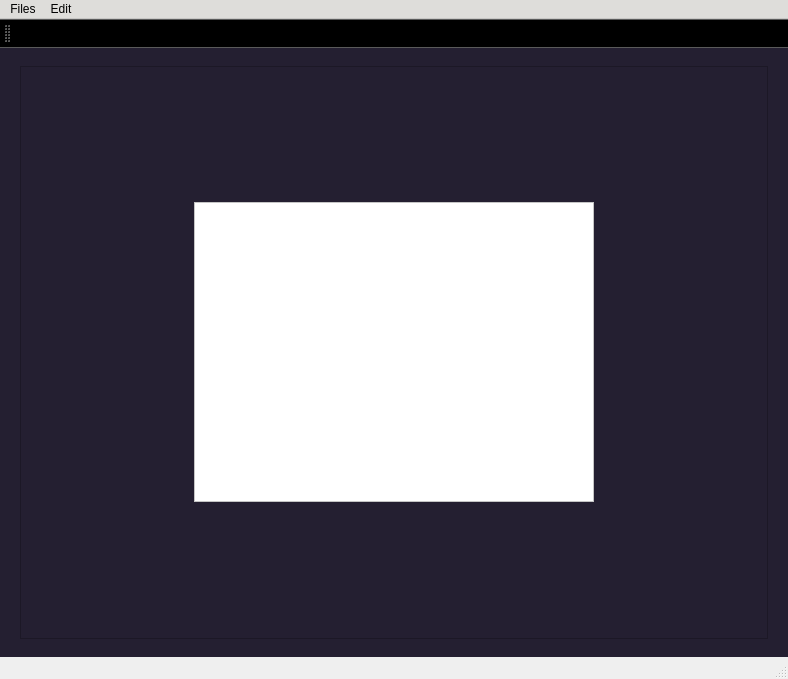
<?xml version="1.0" encoding="UTF-8"?>
<ui version="4.0">
 <class>MainWindow</class>
 <widget class="QMainWindow" name="MainWindow">
  <property name="geometry">
   <rect>
    <x>0</x>
    <y>0</y>
    <width>788</width>
    <height>679</height>
   </rect>
  </property>
  <property name="sizePolicy">
   <sizepolicy hsizetype="Expanding" vsizetype="Fixed">
    <horstretch>0</horstretch>
    <verstretch>0</verstretch>
   </sizepolicy>
  </property>
  <property name="windowTitle">
   <string>MainWindow</string>
  </property>
  <property name="styleSheet">
   <string notr="true"/>
  </property>
  <widget class="QWidget" name="centralwidget">
   <property name="styleSheet">
    <string notr="true">background-color: rgb(36, 31, 49);</string>
   </property>
   <layout class="QVBoxLayout" name="verticalLayout">
    <property name="leftMargin">
     <number>20</number>
    </property>
    <property name="topMargin">
     <number>18</number>
    </property>
    <property name="rightMargin">
     <number>20</number>
    </property>
    <property name="bottomMargin">
     <number>18</number>
    </property>
    <item>
     <widget class="QFrame" name="frame">
      <property name="frameShape">
       <enum>QFrame::StyledPanel</enum>
      </property>
      <property name="frameShadow">
       <enum>QFrame::Raised</enum>
      </property>
      <property name="lineWidth">
       <number>3</number>
      </property>
      <layout class="QHBoxLayout" name="horizontalLayout">
       <item>
        <widget class="QGraphicsView" name="test">
         <property name="sizePolicy">
          <sizepolicy hsizetype="Fixed" vsizetype="Fixed">
           <horstretch>0</horstretch>
           <verstretch>0</verstretch>
          </sizepolicy>
         </property>
         <property name="minimumSize">
          <size>
           <width>400</width>
           <height>300</height>
          </size>
         </property>
         <property name="baseSize">
          <size>
           <width>0</width>
           <height>0</height>
          </size>
         </property>
         <property name="styleSheet">
          <string notr="true">background-color: rgb(255, 255, 255);</string>
         </property>
         <property name="frameShadow">
          <enum>QFrame::Plain</enum>
         </property>
         <property name="lineWidth">
          <number>3</number>
         </property>
         <property name="sizeAdjustPolicy">
          <enum>QAbstractScrollArea::AdjustToContents</enum>
         </property>
         <property name="sceneRect">
          <rectf>
           <x>0.000000000000000</x>
           <y>0.000000000000000</y>
           <width>0.000000000000000</width>
           <height>0.000000000000000</height>
          </rectf>
         </property>
         <property name="dragMode">
          <enum>QGraphicsView::NoDrag</enum>
         </property>
         <property name="resizeAnchor">
          <enum>QGraphicsView::AnchorUnderMouse</enum>
         </property>
        </widget>
       </item>
      </layout>
     </widget>
    </item>
   </layout>
  </widget>
  <widget class="QStatusBar" name="statusbar"/>
  <widget class="QMenuBar" name="menuBar">
   <property name="geometry">
    <rect>
     <x>0</x>
     <y>0</y>
     <width>788</width>
     <height>22</height>
    </rect>
   </property>
   <property name="palette">
    <palette>
     <active>
      <colorrole role="Base">
       <brush brushstyle="SolidPattern">
        <color alpha="255">
         <red>255</red>
         <green>255</green>
         <blue>255</blue>
        </color>
       </brush>
      </colorrole>
      <colorrole role="Window">
       <brush brushstyle="SolidPattern">
        <color alpha="255">
         <red>222</red>
         <green>221</green>
         <blue>218</blue>
        </color>
       </brush>
      </colorrole>
      <colorrole role="Shadow">
       <brush brushstyle="SolidPattern">
        <color alpha="255">
         <red>222</red>
         <green>221</green>
         <blue>218</blue>
        </color>
       </brush>
      </colorrole>
     </active>
     <inactive>
      <colorrole role="Base">
       <brush brushstyle="SolidPattern">
        <color alpha="255">
         <red>255</red>
         <green>255</green>
         <blue>255</blue>
        </color>
       </brush>
      </colorrole>
      <colorrole role="Window">
       <brush brushstyle="SolidPattern">
        <color alpha="255">
         <red>222</red>
         <green>221</green>
         <blue>218</blue>
        </color>
       </brush>
      </colorrole>
      <colorrole role="Shadow">
       <brush brushstyle="SolidPattern">
        <color alpha="255">
         <red>222</red>
         <green>221</green>
         <blue>218</blue>
        </color>
       </brush>
      </colorrole>
     </inactive>
     <disabled>
      <colorrole role="Base">
       <brush brushstyle="SolidPattern">
        <color alpha="255">
         <red>222</red>
         <green>221</green>
         <blue>218</blue>
        </color>
       </brush>
      </colorrole>
      <colorrole role="Window">
       <brush brushstyle="SolidPattern">
        <color alpha="255">
         <red>222</red>
         <green>221</green>
         <blue>218</blue>
        </color>
       </brush>
      </colorrole>
      <colorrole role="Shadow">
       <brush brushstyle="SolidPattern">
        <color alpha="255">
         <red>222</red>
         <green>221</green>
         <blue>218</blue>
        </color>
       </brush>
      </colorrole>
     </disabled>
    </palette>
   </property>
   <widget class="QMenu" name="menuFiles">
    <property name="title">
     <string>Files</string>
    </property>
    <addaction name="actionOpen_Image"/>
    <addaction name="actionOpen_PDF_2"/>
   </widget>
   <widget class="QMenu" name="menuEdit">
    <property name="title">
     <string>Edit</string>
    </property>
    <addaction name="actionUndo"/>
   </widget>
   <addaction name="menuFiles"/>
   <addaction name="menuEdit"/>
  </widget>
  <widget class="QToolBar" name="toolBar">
   <property name="palette">
    <palette>
     <active>
      <colorrole role="Base">
       <brush brushstyle="SolidPattern">
        <color alpha="255">
         <red>255</red>
         <green>255</green>
         <blue>255</blue>
        </color>
       </brush>
      </colorrole>
      <colorrole role="Window">
       <brush brushstyle="SolidPattern">
        <color alpha="255">
         <red>0</red>
         <green>0</green>
         <blue>0</blue>
        </color>
       </brush>
      </colorrole>
      <colorrole role="Shadow">
       <brush brushstyle="SolidPattern">
        <color alpha="255">
         <red>0</red>
         <green>0</green>
         <blue>0</blue>
        </color>
       </brush>
      </colorrole>
     </active>
     <inactive>
      <colorrole role="Base">
       <brush brushstyle="SolidPattern">
        <color alpha="255">
         <red>255</red>
         <green>255</green>
         <blue>255</blue>
        </color>
       </brush>
      </colorrole>
      <colorrole role="Window">
       <brush brushstyle="SolidPattern">
        <color alpha="255">
         <red>0</red>
         <green>0</green>
         <blue>0</blue>
        </color>
       </brush>
      </colorrole>
      <colorrole role="Shadow">
       <brush brushstyle="SolidPattern">
        <color alpha="255">
         <red>0</red>
         <green>0</green>
         <blue>0</blue>
        </color>
       </brush>
      </colorrole>
     </inactive>
     <disabled>
      <colorrole role="Base">
       <brush brushstyle="SolidPattern">
        <color alpha="255">
         <red>0</red>
         <green>0</green>
         <blue>0</blue>
        </color>
       </brush>
      </colorrole>
      <colorrole role="Window">
       <brush brushstyle="SolidPattern">
        <color alpha="255">
         <red>0</red>
         <green>0</green>
         <blue>0</blue>
        </color>
       </brush>
      </colorrole>
      <colorrole role="Shadow">
       <brush brushstyle="SolidPattern">
        <color alpha="255">
         <red>0</red>
         <green>0</green>
         <blue>0</blue>
        </color>
       </brush>
      </colorrole>
     </disabled>
    </palette>
   </property>
   <property name="windowTitle">
    <string>toolBar</string>
   </property>
   <property name="iconSize">
    <size>
     <width>24</width>
     <height>24</height>
    </size>
   </property>
   <attribute name="toolBarArea">
    <enum>TopToolBarArea</enum>
   </attribute>
   <attribute name="toolBarBreak">
    <bool>false</bool>
   </attribute>
   <addaction name="Zoom_In_Out"/>
  </widget>
  <action name="actionOpen_image">
   <property name="text">
    <string>Open image</string>
   </property>
  </action>
  <action name="actionOpen_PDF">
   <property name="text">
    <string>Open PDF</string>
   </property>
  </action>
  <action name="actionOpen_Image">
   <property name="text">
    <string>Open Image</string>
   </property>
  </action>
  <action name="actionOpen_PDF_2">
   <property name="text">
    <string>Open PDF</string>
   </property>
  </action>
  <action name="actionUndo">
   <property name="text">
    <string>Undo</string>
   </property>
  </action>
  <action name="Zoom_In_Out">
   <property name="checkable">
    <bool>true</bool>
   </property>
   <property name="checked">
    <bool>false</bool>
   </property>
   <property name="icon">
    <iconset resource="../icons/new.qrc">
     <normaloff>:/icons/icons8-zoom-64.png</normaloff>:/icons/icons8-zoom-64.png</iconset>
   </property>
   <property name="text">
    <string>Zoom In Out</string>
   </property>
   <property name="toolTip">
    <string>Zoom In: Right Click,  Zoom out: Left Click</string>
   </property>
  </action>
 </widget>
 <resources>
  <include location="../icons/new.qrc"/>
 </resources>
 <connections/>
</ui>
